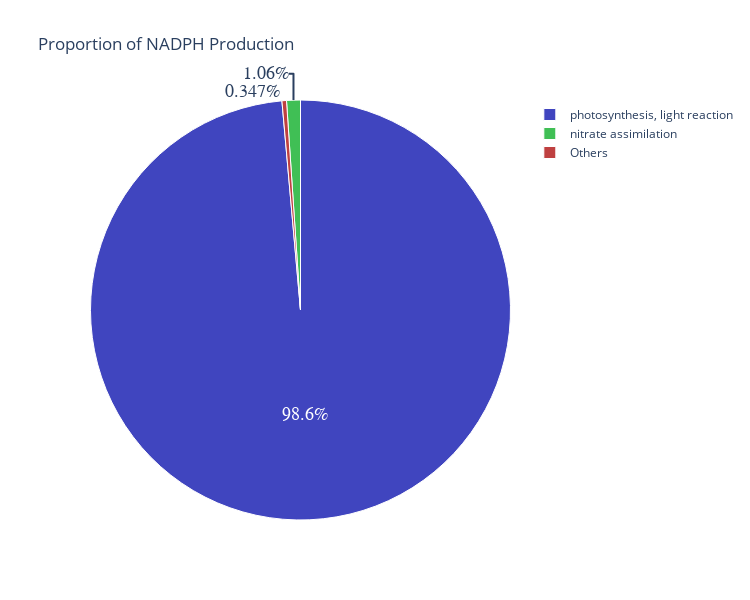
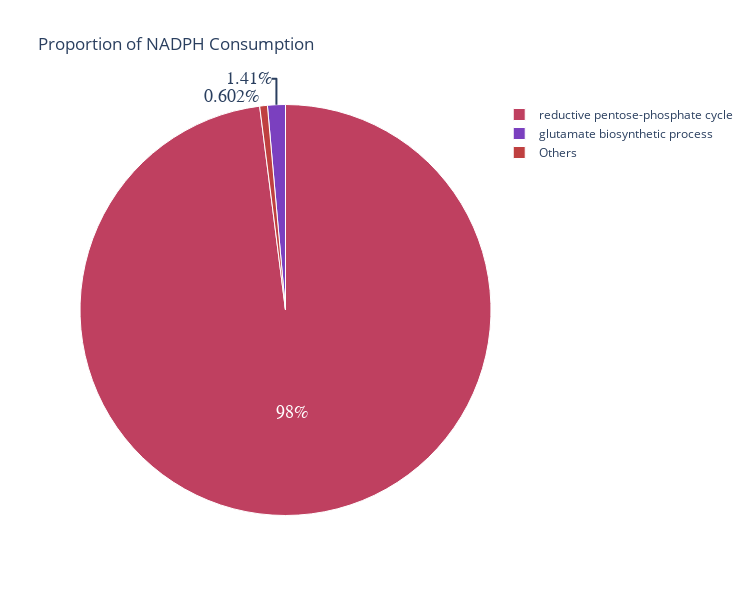

The notebook cell saved with these charts, in order:
### Code cell
#Proportion of subsystems in NADPH production and consumption
L_m = ['NADPH_c', 'NADPH_h', 'NADPH_m']
NADPH_Pro = proportion_E_production(L_m, 'NADPH', save_fig)
NADPH_Con = proportion_E_consumption(L_m, 'NADPH', save_fig)

### Figure 1 — Plotly figure (JSON) as saved in the notebook; plotly's stock layout.template omitted (floating-point values rounded to 4 significant figures)
{"data": [{"labels": ["nitrate assimilation", "photosynthesis, light reaction", "Others"], "marker": {"colors": ["hsl(130.2127659574468,50%,50%)", "hsl(237.4468085106383,50%,50%)", "hsl(360.0,50%,50%)"], "line": {"color": "#FFF", "width": 1}}, "textfont": {"family": "Arial", "size": 18}, "type": "pie", "values": [0.4995, 46.32, 0.1632]}], "layout": {"height": 600, "title": {"text": "Proportion of NADPH Production"}, "width": 750}}

### Figure 2 — Plotly figure (JSON) as saved in the notebook; plotly's stock layout.template omitted (floating-point values rounded to 4 significant figures)
{"data": [{"labels": ["glutamate biosynthetic process", "reductive pentose-phosphate cycle", "Others"], "marker": {"colors": ["hsl(268.0851063829787,50%,50%)", "hsl(344.6808510638298,50%,50%)", "hsl(360.0,50%,50%)"], "line": {"color": "#FFF", "width": 1}}, "textfont": {"family": "Arial", "size": 18}, "type": "pie", "values": [0.6606, 46.04, 0.2827]}], "layout": {"height": 600, "title": {"text": "Proportion of NADPH Consumption"}, "width": 750}}
